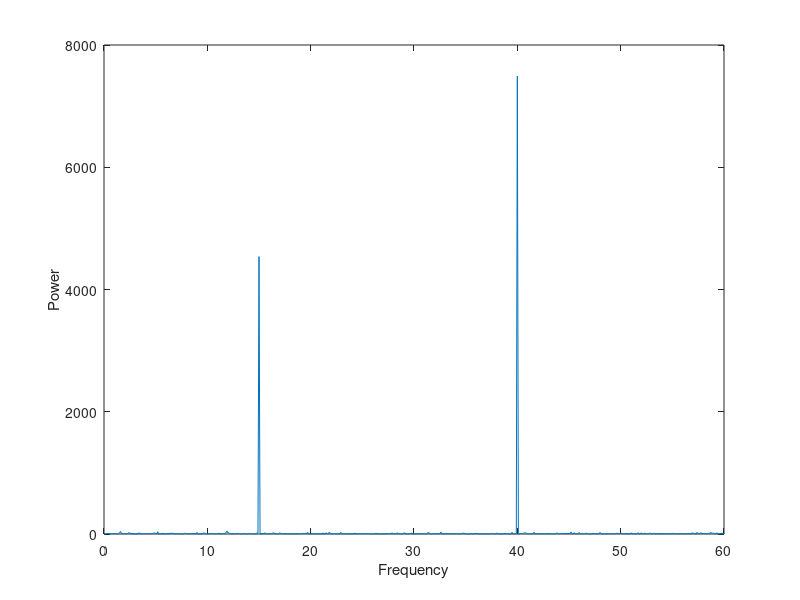

MATLAB code for this plot: (Note: this script raises an error after producing the figure.)
%% fft/power/etc

clear all
close all
clc

%%

timelen = 10; %seconds
fs = 1000;
t = 0:1/fs:timelen-1/fs;                      % 10 second span time vector

% make a signal that's
x = (1.3)*sin(2*pi*15*t) ...             % 15 Hz component
  + (1.7)*sin(2*pi*40*(t-2)) ...         % 40 Hz component
  + 2.5*randn(size(t));  

y = fft(x);
n = length(x);          % number of samples
f = (0:n-1)*(fs/n);     % frequency range
power = abs(y).^2/n;    % power of the DFT

figure;
plot(f,power)
xlabel('Frequency')
ylabel('Power')
xlim([0 60]);

%%

% change to load your local .mat file
load sample_EEG_data.mat

realx = EEG_timetrace(1:timelen*fs);
y = fft(realx);

n = length(realx);          % number of samples
f = (0:n-1)*(fs/n);     % frequency range
power = abs(y).^2/n;    % power of the DFT

plot(f,power)
xlabel('Frequency')
ylabel('Power')
xlim([0 10]);